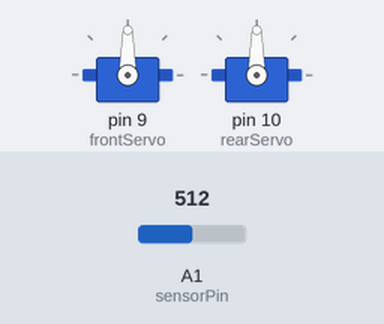
The sketch below on a simulated Arduino Uno, built with avr-gcc and run on an emulated ATmega328P. Shown: 2 × servo. Inputs (shaded band) come from the test bench; at power-on: A1 (sensorPin) = 512.

Above: at 7.7 s.
7.8 s: A1 (sensorPin) set to 359
At 8.24 s:
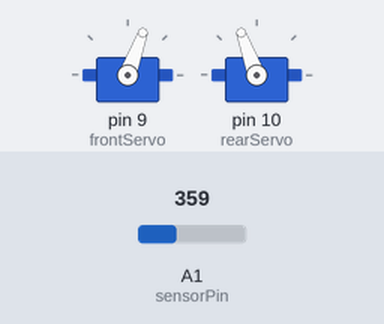
12.3 s: A1 (sensorPin) set to 341
At 12.69 s:
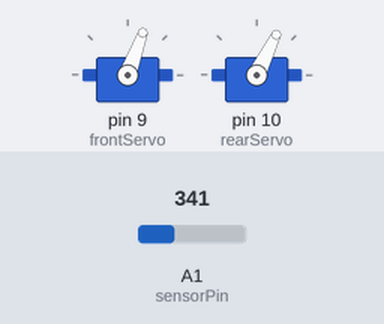
Timing chart, 0 to 21.8 s (numbered marks = the images above; inputs shaded):
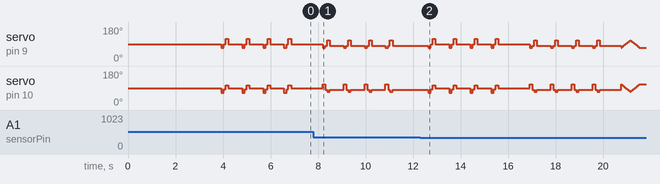

The sketch:

insect-bot.ino
```cpp
// //////////////////////////////////////////////////////////////////////////////////////
// INSECT BOT MINI (Insectbot Kit Product Code: KIT0051                                //
// http://www.dfrobot.com/index.php?route=product/product&product_id=1055              //
//                                                                                     //
// modified by Lumi for DFRobot.com                                                    //
// 2013/12/23                                                                          //
/////////////////////////////////////////////////////////////////////////////////////////

// Servo Library
#include <Servo.h>
// Servo name
Servo frontServo;
Servo rearServo;
// time delay between steps
const int walkSpeed = 500;
// center servos
const int centerPos = 90;
// servo angles for walking pattern
int frontRightUp = 70;
int frontLeftUp = 110;
int backRightForward = 70;
int backLeftForward = 110;
// another center position
int centerTurnPos = 81;
// servo angles for walking pattern
int frontTurnRightUp = 70;
int frontTurnLeftUp = 110;
int backTurnRightForward = 70;
int backTurnLeftForward = 110;
// variable for distance value
int distance = 0;
// average distance value
int distanceCheck = 0;
// Array for distance values
int collectDistance[5];
// Variables for counters
int i;
int f;
int r;
// assign analog pin A1
int sensorPin = A1;
// distance value for danger close. Bigger values are greater distance and smaller values are lower distance
int dangerDistance = 350;
/* Setup function */
void setup()
{
  // attach servos
  frontServo.attach(9);
  rearServo.attach(10);
  // assign sensor
  pinMode(sensorPin, INPUT);
  // center servos
  frontServo.write(centerPos);
  rearServo.write(centerPos);
  // wait 3 seconds for start walking
  delay(3000);
  //Serial.begin(9600); // serial data setup
}
/* distance check function */
void scan()
{
  // read 5 distance values
  for (i = 0; i < 5; i = i + 1)
  {
    distanceCheck = analogRead(sensorPin);
    collectDistance[i] = distanceCheck;
    // serial output for testing
    //Serial.print (i);
    //Serial.print(" = ");
    //Serial.println(collectDistance[i]);
  }
  // Average 5 distance values. This will prevent the robot to change behavior by reading one wrong value
  distance = (collectDistance[0] + collectDistance[1] + collectDistance[2] + collectDistance[3] + collectDistance[4])/5;
  delay(20);
}

// walk forward
void moveForward()
{
  // loop for the servo angles to smoothen the steps
  for (f = 0; f < 39; f++)
  {
    frontRightUp++;
    backLeftForward--;
    frontServo.write(frontRightUp);
    rearServo.write(backLeftForward);
    delay(10);
  }

  // loop for the servo angles to smoothen the steps
  for (r = 0; r < 39; r++)
  {
    frontRightUp--;
    backLeftForward++;
    frontServo.write(frontRightUp);
    rearServo.write(backLeftForward);
    delay(10);
  }
}

// walk backwards to the left
void moveBackRight()
{
  frontServo.write(frontRightUp);
  rearServo.write(backRightForward-6);
  delay(110);
  frontServo.write(centerPos);
  rearServo.write(centerPos-6);
  delay(80);
  frontServo.write(frontLeftUp+9);
  rearServo.write(backLeftForward-6);
  delay(110);
  frontServo.write(centerPos);
  rearServo.write(centerPos);
  delay(80);
}

// walk forward to the left
void moveTurnLeft()
{
  frontServo.write(frontTurnRightUp);
  rearServo.write(backTurnLeftForward);
  delay(110);
  frontServo.write(centerTurnPos);
  rearServo.write(centerTurnPos);
  delay(80);
  frontServo.write(frontTurnLeftUp);
  rearServo.write(backTurnRightForward);
  delay(110);
  frontServo.write(centerTurnPos);
  rearServo.write(centerTurnPos);
  delay(80);
}

// blink LED. This function can be called in any situation you want. Just add led(); in the code where you want to blink the LED.
void led(int numBlinks){
  // loop for the LED to blink it numBlinks times, for 0.05 sec on and 0.1 sec off
  for (int l = 0; l <= numBlinks; l++)
  {
    digitalWrite(13, HIGH);
    delay(50);
    digitalWrite(13, LOW);
    delay(100);
  }
}

// that's the loop. This is repeatedly called as long as the robot is powered on
void loop()
{
  // call function for checking the distance
  scan();
  //Serial.println(distance);
  if (distance > 1) // filters out the zero readings
  {
    // an obstacle is being detected
    if (distance > dangerDistance)
    {
      led(5); // Blink LED 5x
      // 4 steps backward left
      for (int i = 0; i <= 3; i++)
      {
        moveBackRight();
        delay(walkSpeed);
      }
      led(4);
      // 4 steps forward left
      for (int i = 0; i <= 3; i++)
      {
        moveTurnLeft();
        delay(walkSpeed);
      }
    }
    else
    {
      // all clear, no obstacle detected. Just walk forward
      led(1);
      moveForward();
      delay(walkSpeed/100);
    }
  }
}
```

Measured:
- the behaviour switches between 351 and 350 on A1 (sensorPin) (found by bisection; images 1 and 2)
